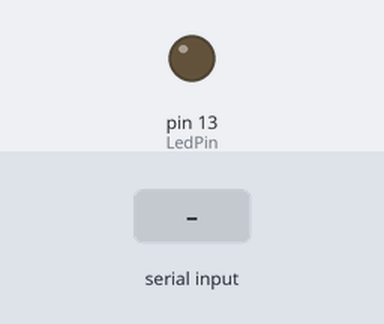
The sketch below on a simulated Arduino Uno, built with avr-gcc and run on an emulated ATmega328P. Parts: output pins drawn as LEDs (lit = HIGH). Inputs (shaded band) come from the test bench.

Above: at 1.2 s.
1.3 s: "1" received over Serial
At 2.5 s:
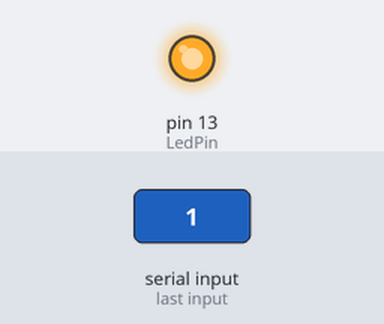
2.8 s: "0" received over Serial
At 4.2 s:
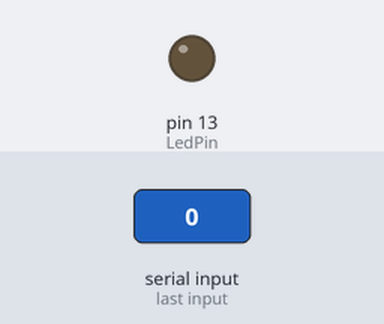
Timing chart, 0 to 5.8 s (numbered marks = the images above; inputs shaded):
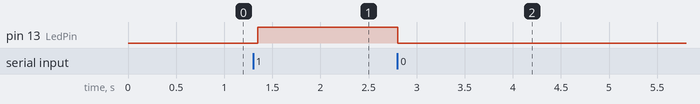

The sketch:

ArduinoReceiver.ino
```cpp
const int LedPin = 13;
bool Switch = false;
void setup()
{
  Serial.begin(9600);
  pinMode(LedPin, OUTPUT);
}

void loop()
{
      if(Serial.available()>0)
      {
        char c = Serial.read();
        if(c == '1') Switch = true;
        if(c == '0') Switch = false;
      }
      if(Switch) digitalWrite(LedPin, HIGH);
      else digitalWrite(LedPin, LOW);
      delay(50);
}
```

Measured:
- after the input at 1.3 s, pin 13 (LedPin): LOW → HIGH after 0.05 s
- after the input at 2.8 s, pin 13 (LedPin): HIGH → LOW at once
